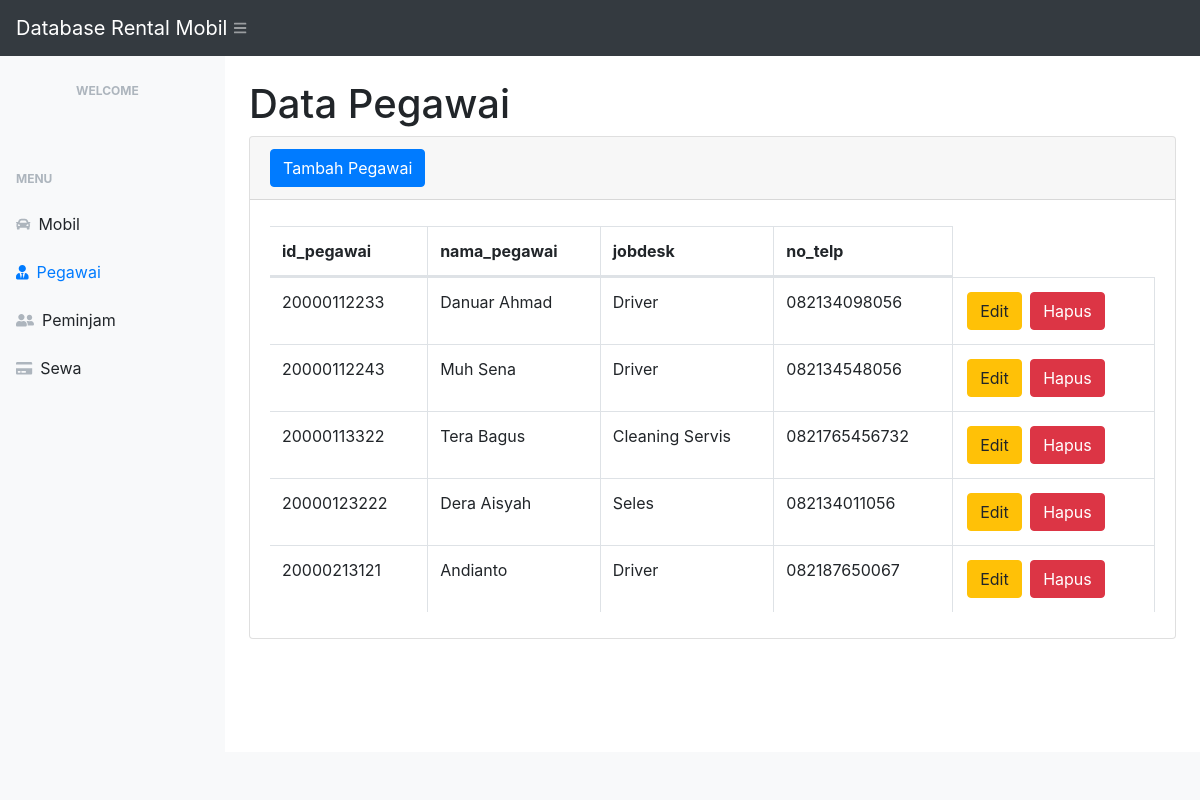
/pegawai.php, run on an earlier commit of the app's database.
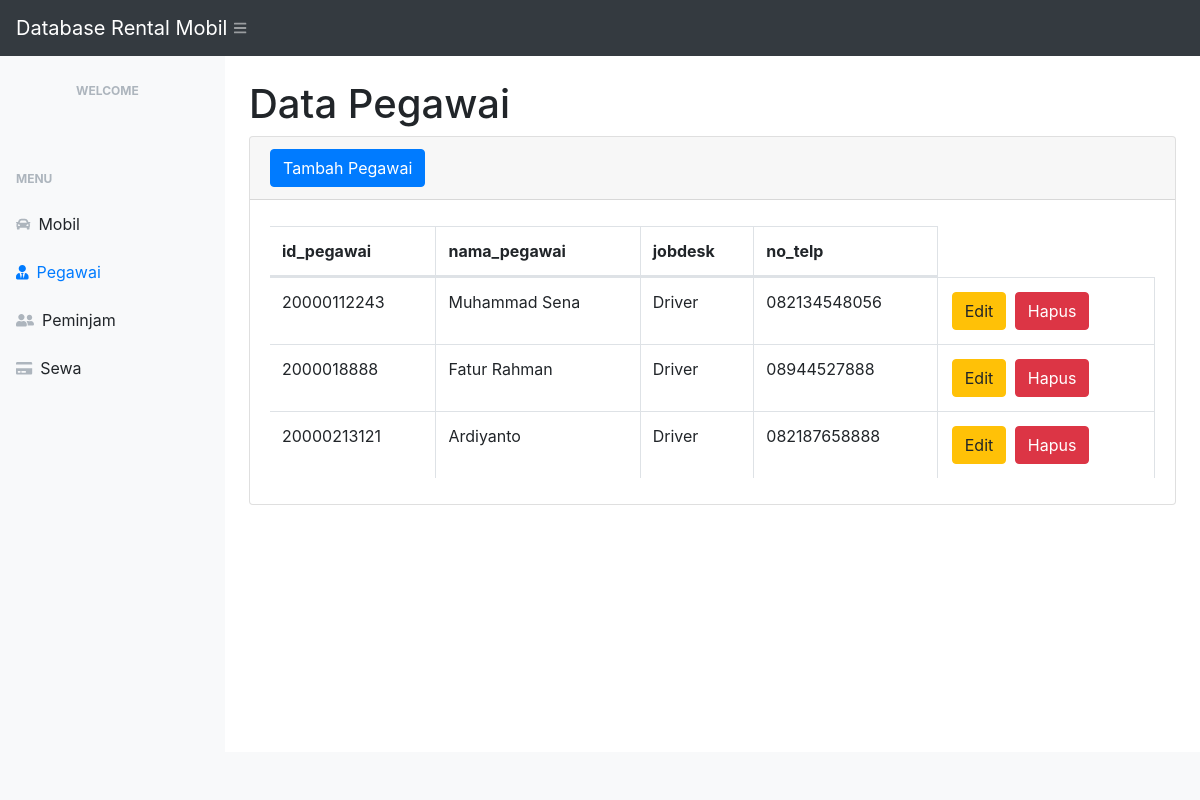
And on a later commit of the database.
### tables this page shows
CREATE TABLE `pegawai` (
  `id_pegawai` varchar(20) NOT NULL,
  `nama_pegawai` varchar(50) NOT NULL,
  `jobdesk` varchar(20) NOT NULL,
  `no_telp` varchar(15) NOT NULL
);

### pegawai.php (the view, shortened to what this page needs)
<?php
require 'function.php';
?>
<!DOCTYPE html>
<html lang="en">
<head>
    <link href="css/styles.css" rel="stylesheet" />
    <link href="https://cdn.datatables.net/1.10.20/css/dataTables.bootstrap4.min.css" rel="stylesheet" />
</head>
<body class="sb-nav-fixed">
    <nav class="sb-topnav navbar navbar-expand navbar-dark bg-dark">
        <a class="navbar-brand" href="index.php">Database Rental Mobil</a>
        <button class="btn btn-link btn-sm order-1 order-lg-0" id="sidebarToggle" href="#"><i class="fas fa-bars"></i></button>
    </nav>
    <div id="layoutSidenav">
        <div id="layoutSidenav_nav">
            <nav class="sb-sidenav accordion sb-sidenav-light" id="sidenavAccordion">
                <div class="sb-sidenav-menu">
                <div class="nav">
                            <div>
                                <h3 class="sb-sidenav-menu-heading" style="margin-left: 60px;">Welcome</h3>
                            </div>
                            <div class="sb-sidenav-menu-heading">Menu</div>
                            <a class="nav-link" href="index.php">
                            <div class="sb-nav-link-icon"><i class="fas fa-car"></i></div>
                            Mobil
                        </a>
                        <a class="nav-link" href="pegawai.php">
                            <div class="sb-nav-link-icon"><i class="fas fa-user-tie"></i></div>
                            Pegawai
                        </a>
                        <a class="nav-link" href="peminjam.php">
                            <div class="sb-nav-link-icon"><i class="fas fa-user-friends"></i></div>
                            Peminjam
                        </a>
                        <a class="nav-link" href="sewa.php">
                            <div class="sb-nav-link-icon"><i class="fas fa-credit-card"></i></div>
                            Sewa
                        </a>
                    </div>
                </div>
            </nav>
        </div>
        <div id="layoutSidenav_content">
            <main>
                <div class="container-fluid">
                    <h1 class="mt-4">Data Pegawai</h1>
                    <div class="card mb-4">
                        <div class="card-header">
                            <button type="button" class="btn btn-primary" data-toggle="modal" data-target="#pgwmodal">
                                Tambah Pegawai
                            </button>
                        </div>
                        <div class="card-body">
                            <div class="table-responsive">
                                <table class="table table-bordered" id="dataTable" width="100%" cellspacing="0">
                                    <thead>
                                        <tr>
                                            <th>id_pegawai</th>
                                            <th>nama_pegawai</th>
                                            <th>jobdesk</th>
                                            <th>no_telp</th>
                                        </tr>
                                    </thead>
                                    <tbody>
                                        <?php
                                        $tampilpgw = mysqli_query($conn, " SELECT * FROM `pegawai`");
                                        while ($data = mysqli_fetch_array($tampilpgw)){
                                            $id_pegawai = $data['id_pegawai'];
                                            $nama_pegawai = $data['nama_pegawai'];
                                            $jobdesk = $data['jobdesk'];
                                            $no_telp = $data['no_telp'];
                                        ?>
                                            <tr>
                                                <td><?= $id_pegawai; ?></td>
                                                <td><?= $nama_pegawai; ?></td>
                                                <td><?= $jobdesk; ?></td>
                                                <td><?= $no_telp; ?></td>
                                                <td>
                                                    <button style="margin: 2px;" type="button" class="btn btn-warning" data-toggle="modal" data-target="#updatepegawai<?= $id_pegawai; ?>">Edit</button>
                                                    <button style="margin: 2px;" type="button" class="btn btn-danger" data-toggle="modal" data-target="#deletepegawai<?= $id_pegawai; ?>">Hapus</button>
                                                </td>
                                            </tr>
                                        <?php
                                        };
                                        ?>
                                    </tbody>
                                </table>
                            </div>
                        </div>
                    </div>
                </div>
            </main>
            <footer class="py-4 bg-light mt-auto">
            </footer>
        </div>
    </div>
</body>
</html>

What changed in the data, as far as the page shows it:
removed pegawai: id_pegawai "20000112233", nama_pegawai "Danuar Ahmad", jobdesk "Driver", no_telp "082134098056"
removed pegawai: id_pegawai "20000113322", nama_pegawai "Tera Bagus", jobdesk "Cleaning Servis", no_telp "0821765456732"
removed pegawai: id_pegawai "20000123222", nama_pegawai "Dera Aisyah", jobdesk "Seles", no_telp "082134011056"
changed pegawai id 20000112243: nama_pegawai "Muh Sena" → "Muhammad Sena"
added pegawai: id_pegawai "2000018888", nama_pegawai "Fatur Rahman", jobdesk "Driver", no_telp "08944527888"
changed pegawai id 20000213121: nama_pegawai "Andianto" → "Ardiyanto"; no_telp "082187650067" → "082187658888"
